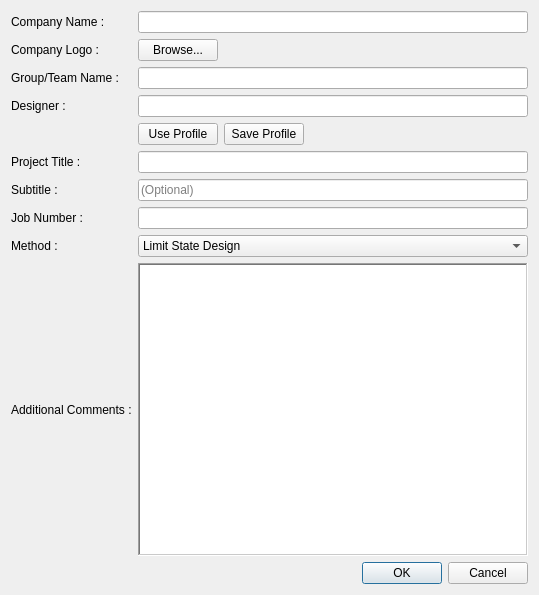
<?xml version="1.0" encoding="UTF-8"?>
<ui version="4.0">
 <class>Dialog</class>
 <widget class="QDialog" name="Dialog">
  <property name="geometry">
   <rect>
    <x>0</x>
    <y>0</y>
    <width>539</width>
    <height>595</height>
   </rect>
  </property>
  <property name="windowTitle">
   <string>Dialog</string>
  </property>
  <property name="inputMethodHints">
   <set>Qt::ImhNone</set>
  </property>
  <layout class="QGridLayout" name="gridLayout">
   <item row="0" column="0">
    <widget class="QLabel" name="lbl_companyName">
     <property name="text">
      <string>Company Name :</string>
     </property>
    </widget>
   </item>
   <item row="0" column="1">
    <widget class="QLineEdit" name="lineEdit_companyName">
     <property name="cursor">
      <cursorShape>ArrowCursor</cursorShape>
     </property>
     <property name="focusPolicy">
      <enum>Qt::StrongFocus</enum>
     </property>
    </widget>
   </item>
   <item row="1" column="0">
    <widget class="QLabel" name="lbl_comapnyLogo">
     <property name="text">
      <string>Company Logo :</string>
     </property>
    </widget>
   </item>
   <item row="1" column="1">
    <layout class="QHBoxLayout" name="horizontalLayout">
     <item>
      <widget class="QPushButton" name="btn_browse">
       <property name="sizePolicy">
        <sizepolicy hsizetype="Fixed" vsizetype="Fixed">
         <horstretch>0</horstretch>
         <verstretch>0</verstretch>
        </sizepolicy>
       </property>
       <property name="focusPolicy">
        <enum>Qt::TabFocus</enum>
       </property>
       <property name="text">
        <string>Browse...</string>
       </property>
      </widget>
     </item>
     <item>
      <widget class="QLabel" name="lbl_browse">
       <property name="mouseTracking">
        <bool>true</bool>
       </property>
       <property name="acceptDrops">
        <bool>true</bool>
       </property>
       <property name="text">
        <string/>
       </property>
      </widget>
     </item>
    </layout>
   </item>
   <item row="2" column="0">
    <widget class="QLabel" name="lbl_groupName">
     <property name="text">
      <string>Group/Team Name :</string>
     </property>
    </widget>
   </item>
   <item row="2" column="1">
    <widget class="QLineEdit" name="lineEdit_groupName">
     <property name="focusPolicy">
      <enum>Qt::StrongFocus</enum>
     </property>
     <property name="cursorPosition">
      <number>0</number>
     </property>
    </widget>
   </item>
   <item row="3" column="0">
    <widget class="QLabel" name="lbl_designer">
     <property name="text">
      <string>Designer :</string>
     </property>
    </widget>
   </item>
   <item row="3" column="1">
    <widget class="QLineEdit" name="lineEdit_designer">
     <property name="focusPolicy">
      <enum>Qt::StrongFocus</enum>
     </property>
    </widget>
   </item>
   <item row="4" column="1">
    <layout class="QFormLayout" name="formLayout">
     <property name="sizeConstraint">
      <enum>QLayout::SetFixedSize</enum>
     </property>
     <item row="0" column="0">
      <widget class="QPushButton" name="btn_useProfile">
       <property name="sizePolicy">
        <sizepolicy hsizetype="Fixed" vsizetype="Fixed">
         <horstretch>0</horstretch>
         <verstretch>0</verstretch>
        </sizepolicy>
       </property>
       <property name="focusPolicy">
        <enum>Qt::TabFocus</enum>
       </property>
       <property name="text">
        <string>Use Profile</string>
       </property>
      </widget>
     </item>
     <item row="0" column="1">
      <widget class="QPushButton" name="btn_saveProfile">
       <property name="sizePolicy">
        <sizepolicy hsizetype="Fixed" vsizetype="Fixed">
         <horstretch>0</horstretch>
         <verstretch>0</verstretch>
        </sizepolicy>
       </property>
       <property name="focusPolicy">
        <enum>Qt::TabFocus</enum>
       </property>
       <property name="text">
        <string>Save Profile</string>
       </property>
      </widget>
     </item>
    </layout>
   </item>
   <item row="5" column="0">
    <widget class="QLabel" name="lbl_projectTitle">
     <property name="text">
      <string>Project Title :</string>
     </property>
    </widget>
   </item>
   <item row="5" column="1">
    <widget class="QLineEdit" name="lineEdit_projectTitle">
     <property name="focusPolicy">
      <enum>Qt::StrongFocus</enum>
     </property>
    </widget>
   </item>
   <item row="6" column="0">
    <widget class="QLabel" name="lbl_subtitle">
     <property name="text">
      <string>Subtitle :</string>
     </property>
    </widget>
   </item>
   <item row="6" column="1">
    <widget class="QLineEdit" name="lineEdit_subtitle">
     <property name="focusPolicy">
      <enum>Qt::StrongFocus</enum>
     </property>
     <property name="text">
      <string/>
     </property>
     <property name="placeholderText">
      <string>(Optional)</string>
     </property>
    </widget>
   </item>
   <item row="7" column="0">
    <widget class="QLabel" name="lbl_jobNumber">
     <property name="text">
      <string>Job Number :</string>
     </property>
    </widget>
   </item>
   <item row="8" column="0">
    <widget class="QLabel" name="lbl_method">
     <property name="text">
      <string>Method :</string>
     </property>
    </widget>
   </item>
   <item row="8" column="1">
    <widget class="QComboBox" name="comboBox_method">
     <item>
      <property name="text">
       <string>Limit State Design</string>
      </property>
     </item>
     <item>
      <property name="text">
       <string>Limit State (Capacity Based) Design</string>
      </property>
     </item>
     <item>
      <property name="text">
       <string>Working Stress Design</string>
      </property>
     </item>
    </widget>
   </item>
   <item row="9" column="0">
    <widget class="QLabel" name="lbl_addComment">
     <property name="text">
      <string>Additional Comments :</string>
     </property>
    </widget>
   </item>
   <item row="9" column="1">
    <widget class="QTextEdit" name="txt_additionalComments">
     <property name="focusPolicy">
      <enum>Qt::StrongFocus</enum>
     </property>
     <property name="styleSheet">
      <string notr="true">  QTextCursor textCursor;
  textCursor.setPosistion(0, QTextCursor::MoveAnchor); 
  textedit-&gt;setTextCursor( textCursor );</string>
     </property>
     <property name="inputMethodHints">
      <set>Qt::ImhNone</set>
     </property>
     <property name="frameShape">
      <enum>QFrame::WinPanel</enum>
     </property>
     <property name="frameShadow">
      <enum>QFrame::Sunken</enum>
     </property>
     <property name="tabChangesFocus">
      <bool>false</bool>
     </property>
     <property name="readOnly">
      <bool>false</bool>
     </property>
     <property name="html">
      <string>&lt;!DOCTYPE HTML PUBLIC &quot;-//W3C//DTD HTML 4.0//EN&quot; &quot;http://www.w3.org/TR/REC-html40/strict.dtd&quot;&gt;
&lt;html&gt;&lt;head&gt;&lt;meta name=&quot;qrichtext&quot; content=&quot;1&quot; /&gt;&lt;style type=&quot;text/css&quot;&gt;
p, li { white-space: pre-wrap; }
&lt;/style&gt;&lt;/head&gt;&lt;body style=&quot; font-family:'Ubuntu'; font-size:11pt; font-weight:400; font-style:normal;&quot;&gt;
&lt;p style=&quot;-qt-paragraph-type:empty; margin-top:0px; margin-bottom:0px; margin-left:0px; margin-right:0px; -qt-block-indent:0; text-indent:0px;&quot;&gt;&lt;br /&gt;&lt;/p&gt;&lt;/body&gt;&lt;/html&gt;</string>
     </property>
    </widget>
   </item>
   <item row="10" column="1">
    <widget class="QDialogButtonBox" name="buttonBox">
     <property name="orientation">
      <enum>Qt::Horizontal</enum>
     </property>
     <property name="standardButtons">
      <set>QDialogButtonBox::Cancel|QDialogButtonBox::Ok</set>
     </property>
    </widget>
   </item>
   <item row="7" column="1">
    <widget class="QLineEdit" name="lineEdit_jobNumber">
     <property name="focusPolicy">
      <enum>Qt::StrongFocus</enum>
     </property>
    </widget>
   </item>
  </layout>
 </widget>
 <tabstops>
  <tabstop>lineEdit_companyName</tabstop>
  <tabstop>btn_browse</tabstop>
  <tabstop>lineEdit_groupName</tabstop>
  <tabstop>lineEdit_designer</tabstop>
  <tabstop>btn_useProfile</tabstop>
  <tabstop>btn_saveProfile</tabstop>
  <tabstop>lineEdit_projectTitle</tabstop>
  <tabstop>lineEdit_subtitle</tabstop>
  <tabstop>lineEdit_jobNumber</tabstop>
  <tabstop>comboBox_method</tabstop>
  <tabstop>txt_additionalComments</tabstop>
  <tabstop>buttonBox</tabstop>
 </tabstops>
 <resources/>
 <connections>
  <connection>
   <sender>buttonBox</sender>
   <signal>accepted()</signal>
   <receiver>Dialog</receiver>
   <slot>accept()</slot>
   <hints>
    <hint type="sourcelabel">
     <x>248</x>
     <y>254</y>
    </hint>
    <hint type="destinationlabel">
     <x>157</x>
     <y>274</y>
    </hint>
   </hints>
  </connection>
  <connection>
   <sender>buttonBox</sender>
   <signal>rejected()</signal>
   <receiver>Dialog</receiver>
   <slot>reject()</slot>
   <hints>
    <hint type="sourcelabel">
     <x>316</x>
     <y>260</y>
    </hint>
    <hint type="destinationlabel">
     <x>286</x>
     <y>274</y>
    </hint>
   </hints>
  </connection>
  <connection>
   <sender>btn_browse</sender>
   <signal>clicked()</signal>
   <receiver>lbl_browse</receiver>
   <slot>clear()</slot>
   <hints>
    <hint type="sourcelabel">
     <x>210</x>
     <y>62</y>
    </hint>
    <hint type="destinationlabel">
     <x>339</x>
     <y>62</y>
    </hint>
   </hints>
  </connection>
 </connections>
</ui>
